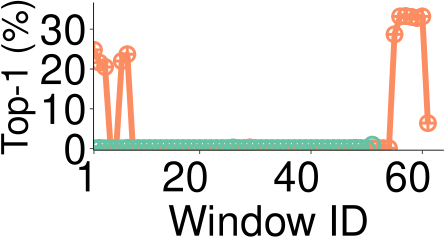

R code for this plot:
library(grid)
library(ggplot2)
library(extrafont)
require("RColorBrewer")
require(scales)
font_import()
loadfonts()

mywidth=4.5
myheight=2.5
my_value=c(1,10)
my_line=c("longdash","solid")

if(T){
    args <- commandArgs(trailingOnly = TRUE)
    x1 <- read.table("prefixDistribution-1000-CouchDB-min.data",header=TRUE)
    cairo_pdf(file="prefixDistribution-1000-CouchDB-min.pdf", width=mywidth, height=myheight)
    x1$type <- factor(x1$type, levels=c("Raw","Mixed"), labels=c("Raw","Mixed"))
    ggplot(data=x1, aes(x=ID,y=ratio,shape=type,linetype=type, colour=type)) +
    geom_line(size=2)  + 
        geom_point(size=4, stroke=1.5, fill="white") +
    scale_shape_manual(values=c(my_value)) +
    scale_colour_brewer(palette = "Set2") + 
    scale_linetype_manual(values=c(my_line)) +
    scale_size_manual(values=c(1.5, 1.5)) +
    coord_cartesian(ylim=c(0.013, 0.35), xlim=c(3.8, 61)) +
    scale_x_continuous(breaks=c(1, 20, 40, 60)) +
    scale_y_continuous(breaks=seq(0, 0.3, 0.1), labels=format(seq(0, 30, 10), scientific=FALSE)) +
    ylab("Top-1 (%)") +
    xlab("Window ID") +
    theme_bw() +
    theme(
        panel.grid.major=element_blank(), panel.grid.minor=element_blank(),
	    panel.background=element_blank(), 
	    # panel.border=element_rect(size=0.5),
	    panel.border = element_blank(),
	    axis.line=element_line(colour="black", size=0.3),
	    axis.ticks=element_line(size=0.3),
        axis.text.x=element_text(margin=margin(5,0,0,0), angle=0, hjust=0.8, colour="black", size=30),
        axis.title.y=element_text(size=26,  hjust=0.5),
        axis.text.y=element_text(margin=margin(0, 2, 0, 0),colour="black",size=30),
        axis.title.x=element_text(size=30),
        legend.title = element_blank(),
        legend.key.size=unit(0.3, "cm"),
        legend.text=element_text(size=20),
        # legend.position=c(0.3,0.82),
        legend.position="none",
        legend.direction="vertical",
        legend.margin = margin(t = 0, unit='cm'),
        plot.margin=unit(c(0.1,0.1,0.1,0.1), "cm")
    )
}
